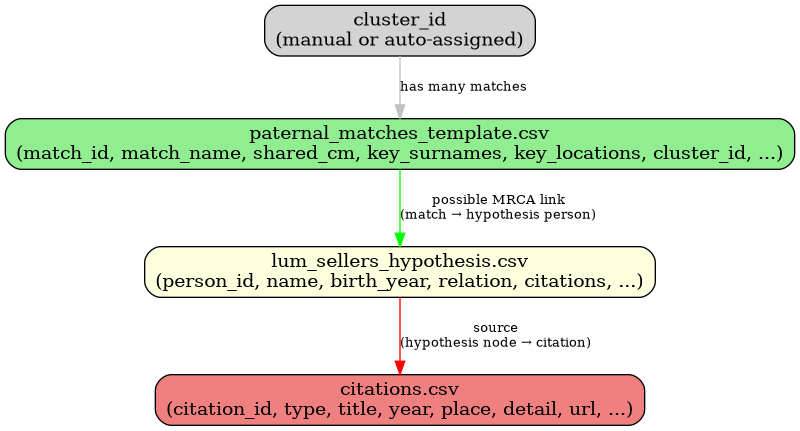

This chart was generated by the following Python code:
#!/usr/bin/env python3
"""
ERD for genealogy DNA workflow using graphviz

This script creates an Entity Relationship Diagram (ERD) showing the relationships
between DNA matches, hypothesis data, and citations in the genealogy workflow.
"""

import sys
import os
from pathlib import Path

try:
    import graphviz
except ImportError:
    print("Installing graphviz...")
    import subprocess
    subprocess.check_call([sys.executable, '-m', 'pip', 'install', '--quiet', 'graphviz'])
    import graphviz


def create_genealogy_erd(output_dir=".", view_diagram=False):
    """
    Create the genealogy DNA workflow ERD using graphviz.
    
    Args:
        output_dir (str): Directory to save the ERD files
        view_diagram (bool): Whether to automatically view the diagram after creation
    
    Returns:
        str: Path to the generated PNG file
    """
    
    # Create graphviz diagram
    dot = graphviz.Digraph(comment="Genealogy DNA Workflow ERD", format='png')
    
    # Set graph attributes for better layout
    dot.attr(rankdir='TB', size='12,8')
    dot.attr('node', shape='box', style='rounded,filled', fillcolor='lightblue')
    dot.attr('edge', color='darkblue', fontsize='10')
    
    # Entities - Define the main data structures
    dot.node('M', 'paternal_matches_template.csv\n(match_id, match_name, shared_cm, key_surnames, key_locations, cluster_id, ...)', 
             fillcolor='lightgreen')
    dot.node('H', 'lum_sellers_hypothesis.csv\n(person_id, name, birth_year, relation, citations, ...)', 
             fillcolor='lightyellow')
    dot.node('C', 'citations.csv\n(citation_id, type, title, year, place, detail, url, ...)', 
             fillcolor='lightcoral')
    
    # Relationships - Define how entities connect
    dot.edge('M', 'H', label='possible MRCA link\n(match → hypothesis person)', color='green')
    dot.edge('H', 'C', label='source\n(hypothesis node → citation)', color='red')
    
    # Optional: show clusters as a separate entity if needed
    dot.node('CL', 'cluster_id\n(manual or auto-assigned)', fillcolor='lightgray')
    dot.edge('CL', 'M', label='has many matches', color='gray')
    
    # Output path
    output_path = Path(output_dir) / 'genealogy_erd'
    
    # Render and save
    try:
        dot.render(str(output_path), view=view_diagram)
        png_path = f"{output_path}.png"
        print(f"ERD successfully created: {png_path}")
        return png_path
    except Exception as e:
        print(f"Error creating ERD: {e}")
        print("Note: You may need to install Graphviz system package:")
        print("  - Ubuntu/Debian: sudo apt-get install graphviz")
        print("  - macOS: brew install graphviz")
        print("  - Windows: Download from https://graphviz.org/download/")
        return None


def check_csv_files():
    """
    Check if the CSV files referenced in the ERD exist and provide guidance if they don't.
    """
    csv_files = {
        'paternal_matches_template.csv': 'Research Data/paternal_matches_template.csv',
        'lum_sellers_hypothesis.csv': 'Research Data/hypotheses/lum_sellers_hypothesis.csv',
        'citations.csv': 'Research Data/hypotheses/citations.csv'
    }
    
    print("Checking for referenced CSV files:")
    all_exist = True
    
    for name, path in csv_files.items():
        if Path(path).exists():
            print(f"  ✓ {name} found at {path}")
        else:
            print(f"  ✗ {name} missing at {path}")
            all_exist = False
    
    if not all_exist:
        print("\nNote: Some CSV files are missing. The ERD shows the intended structure.")
        print("Create these files as your genealogy research progresses.")
    
    return all_exist


def main():
    """Main function to create the ERD and check files."""
    print("Creating Genealogy DNA Workflow ERD...")
    
    # Check if CSV files exist
    check_csv_files()
    
    # Create the ERD
    png_path = create_genealogy_erd(view_diagram=False)
    
    if png_path and Path(png_path).exists():
        print(f"\nERD diagram saved to: {png_path}")
        print("You can view the diagram by opening the PNG file.")
    else:
        print("\nERD creation failed. Check error messages above.")


if __name__ == "__main__":
    main()
